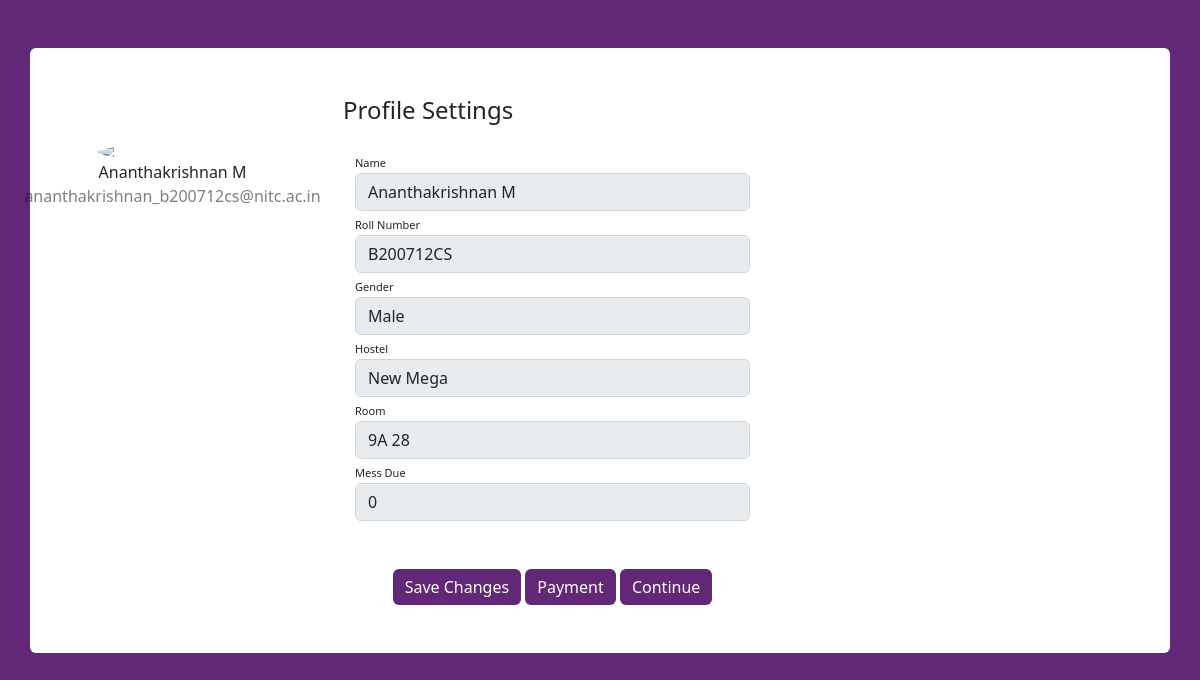
Page /B200712CS/profile on the committed database.
### tables this page shows
CREATE TABLE student (
id integer primary key autoincrement,
username text not null,
name text not null,
pwd text not null,
gender text,
hostel text,
room text,
mess text,
due integer default 0);

### mess.py (the view, shortened to what this page needs)
@app.route('/<username>/profile',methods=('GET','POST'))
def show_profile(username):
	user = get_post_student(username)
	if user['mess'] is None:
		flag=True
	else:
		flag=False
	name=user['name']
	fname=name.split()
	email=fname[0].lower()+'_'+username.lower()+'@nitc.ac.in'
	return render_template('show_profile.html',user=user,email=email,flag=flag)

### mess.py (called while the page is built)
def connect_db():
	conn=sqlite3.connect('database.db')
	conn.row_factory=sqlite3.Row
	return conn

def get_post_student(username):
	conn=connect_db()
	post=conn.execute('SELECT * FROM student where username = ?',(username,)).fetchone()
	conn.close()
	if post is None:
		abort(404)
	return post

### templates/show_profile.html (shortened to what this page needs)
<!DOCTYPE html>
<html lang="en" dir="ltr">
<head>
</head>
<link href="https://cdn.jsdelivr.net/npm/bootstrap@5.2.0-beta1/dist/css/bootstrap.min.css" rel="stylesheet">
<link rel="stylesheet" href="{{ url_for('static', filename='css/profile_style.css') }}">
<body>
  <div class="container rounded bg-white mt-5 mb-5">
    <div class="row">
      <div class="col-md-3 border-right">
        <div class="d-flex flex-column align-items-center text-center p-3 py-5"><img class="rounded-circle mt-5" width="150px"
            src="https://st3.depositphotos.com/15648834/17930/v/600/depositphotos_179308454-stock-illustration-unknown-person-silhouette-glasses-profile.jpg">
            <span class="font-weight-bold">{{ user['name'] }}</span>
            <span class="text-black-50">{{ email }}</span>
        </div>
      </div>
      <div class="col-md-5 border-right">
        <div class="p-3 py-5">
          <div class="d-flex justify-content-between align-items-center mb-3">
            <h4 class="text-right">Profile Settings</h4>
          </div>
          <form method=post>
            <div class="container">
                  <div class="row mt-3">
            <div class="col-md-12"><label class="labels">Name</label><input type="text" class="form-control" placeholder="Enter Name" value="{{ user['name'] }}" disabled></div>
            <div class="col-md-12"><label class="labels">Roll Number</label><input type="text" class="form-control" placeholder="Enter Roll Number" value="{{ user['username'] }}" disabled></div>
            <div class="col-md-12"><label for="gender" class="labels">Gender</label>
            <input type="text" name="gender" placeholder="Select gender" class="form-control" value="{{ request.form['gender'] or user['gender'] }}" disabled></input></div>
            <div class="col-md-12"><label for="hostel" class="labels">Hostel</label>
            <input type="text" name="hostel" placeholder="Enter Hostel Name" class="form-control" value="{{ request.form['hostel'] or user['hostel'] }}" disabled></input></div>
            <div class="col-md-12"><label for="room" class="labels">Room</label>
            <input type="text" name="room" placeholder="Enter Room no" class="form-control" value="{{ request.form['room'] or user['room'] }}" disabled></input></div>
            <div class="col-md-12"><label class="labels">Mess Due</label><input type="text" class="form-control" placeholder="Enter Mess Dues" value="{{ user['due'] }}" disabled></div>
          </div>
          <div class="mt-5 text-center">
          <button class="btn btn-dark profile-button" type="submit" name="action" value="save">Save Changes</button>
          <button class="btn btn-dark profile-button" type="submit" name="action" value="payment">Payment</button>
          <button class="btn btn-dark profile-button" type="submit" name="action" value="continue">Continue</button>
            </div>
        </form>
          </div>
      </div>
    </div>
  </div>
</body>
</html>

### static/css/profile_style.css (style rules this page uses)
body { background: rgb(99, 39, 120) }
.profile-button { background: rgb(99, 39, 120); box-shadow: none; border: none }
.labels { font-size: 11px }

### rows in the picture
student: name "Ananthakrishnan M", username "B200712CS", gender "Male", hostel "New Mega", room "9A 28", due "0"

### other values in the picture
{{ email }} "ananthakrishnan_b200712cs@nitc.ac.in"
